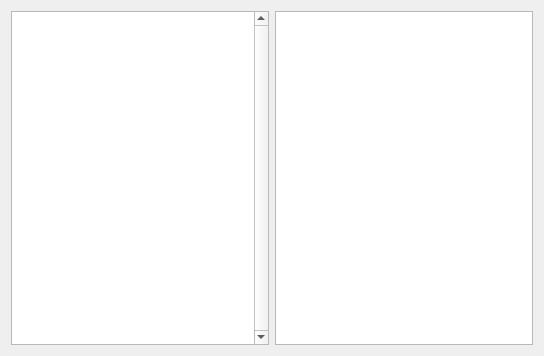
<?xml version="1.0" encoding="UTF-8"?>
<ui version="4.0">
 <class>PacketViewer</class>
 <widget class="QDialog" name="PacketViewer">
  <property name="geometry">
   <rect>
    <x>0</x>
    <y>0</y>
    <width>544</width>
    <height>356</height>
   </rect>
  </property>
  <property name="windowTitle">
   <string>Dialog</string>
  </property>
  <layout class="QHBoxLayout" name="horizontalLayout">
   <item>
    <widget class="QTextBrowser" name="textBrowser">
     <property name="verticalScrollBarPolicy">
      <enum>Qt::ScrollBarAlwaysOn</enum>
     </property>
    </widget>
   </item>
   <item>
    <widget class="QTableWidget" name="tableWidget"/>
   </item>
  </layout>
 </widget>
 <resources/>
 <connections/>
</ui>
